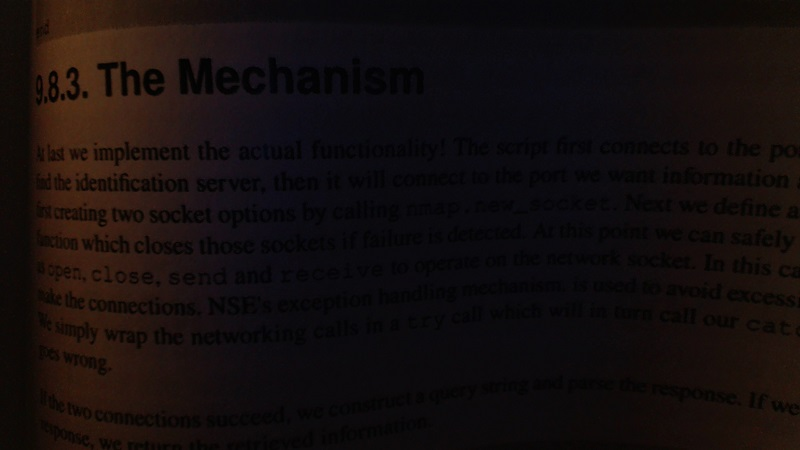
#> input picture myopencvcode/4.jpeg, 800 x 450 px, given in place of the camera
$ python edgedetectionAndgradients.py   (older library calls are emulated)
#> lines starting #> are read from the running program, lines starting #| are printed output that depends on the picture; after the words box and inside, x2 and y2 are one past the last pixel; in counts of white or black regions, pixels touching at a corner belong together
import cv2
import numpy as np

cap=cv2.VideoCapture(0)
while(1):
    _,frame=cap.read()
#> frame is the input picture: shape (450, 800, 3); mean B, G, R 13.4, 13.6, 20.3

    laplacian=cv2.Laplacian(frame,cv2.CV_64F)
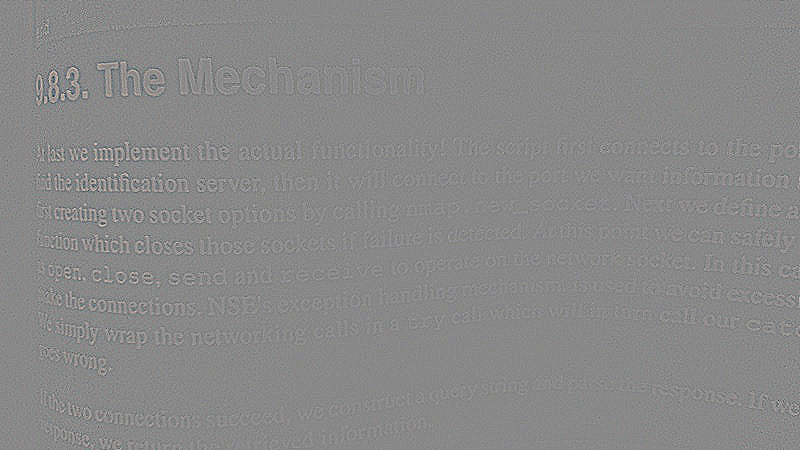
#> laplacian: shape (450, 800, 3) float64; mean B, G, R 0, 0, 0; drawn with min black and max white
    sobelx=cv2.Sobel(frame,cv2.CV_64F,1,0,ksize=5)
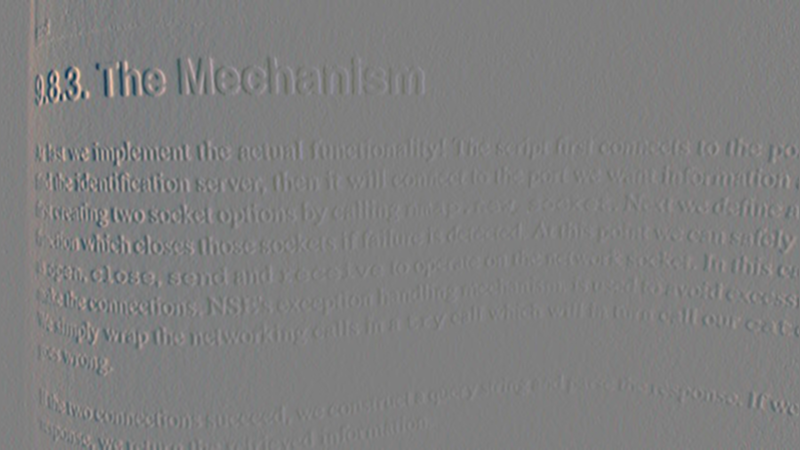
#> sobelx: shape (450, 800, 3) float64; mean B, G, R 0.8, 1.4, 2.3; drawn with min black and max white
    sobely=cv2.Sobel(frame,cv2.CV_64F,0,1,ksize=5)
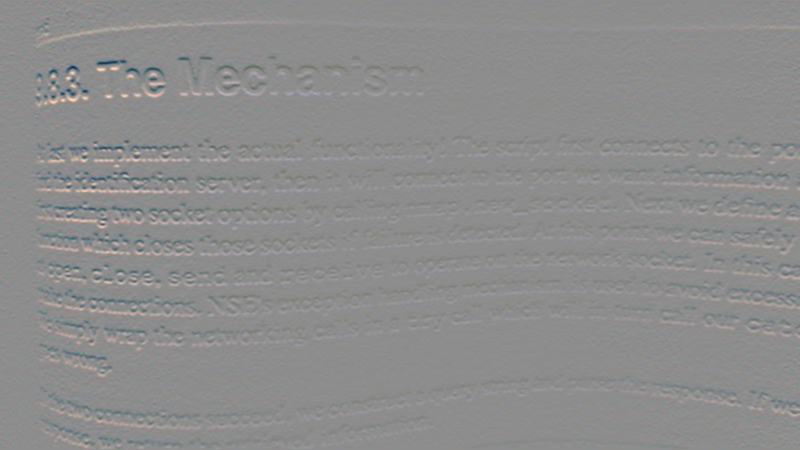
#> sobely: shape (450, 800, 3) float64; mean B, G, R -1, -0.8, -0.8; drawn with min black and max white
    edge=cv2.Canny(frame,50,50)
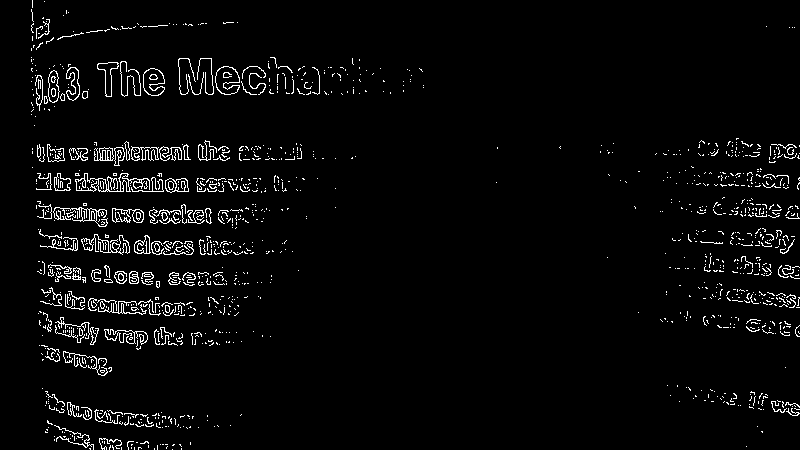
#> edge: shape (450, 800); 3.4% white in thin lines or dots

    cv2.imshow("frame",frame)
    # cv2.imshow("laplacian",laplacian)
    # cv2.imshow("sobely",sobely)
    # cv2.imshow("sobelx",sobelx)
    cv2.imshow("edge",edge)

    k=cv2.waitKey(5)&0xff
#> (key Esc is pressed here)
    if k==27:
        break


cv2.destroyAllWindows()
cap.release()

$ run again, on myopencvcode/1.png
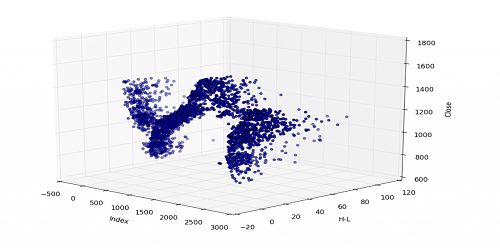
#> input picture myopencvcode/1.png, 500 x 250 px, given in place of the camera
#> frame is the input picture: shape (250, 500, 3); mean B, G, R 240.9, 235.7, 235.7
#> `sobely=cv2.Sobel(frame,cv2.CV_64F,0,1,ksize=5)`:
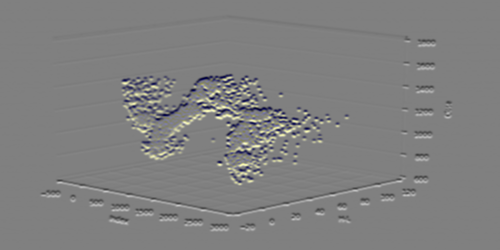
#> sobely: shape (250, 500, 3) float64; mean B, G, R -0.1, -0.1, -0.1; drawn with min black and max white
#> `edge=cv2.Canny(frame,50,50)`:
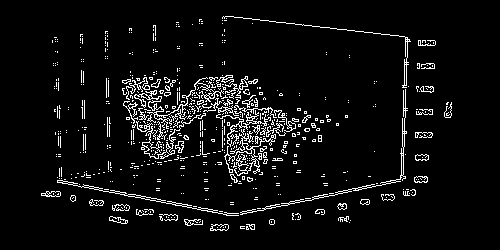
#> edge: shape (250, 500); 5.8% white in thin lines or dots, all inside (x1, y1, x2, y2) = (41, 16, 452, 231)
